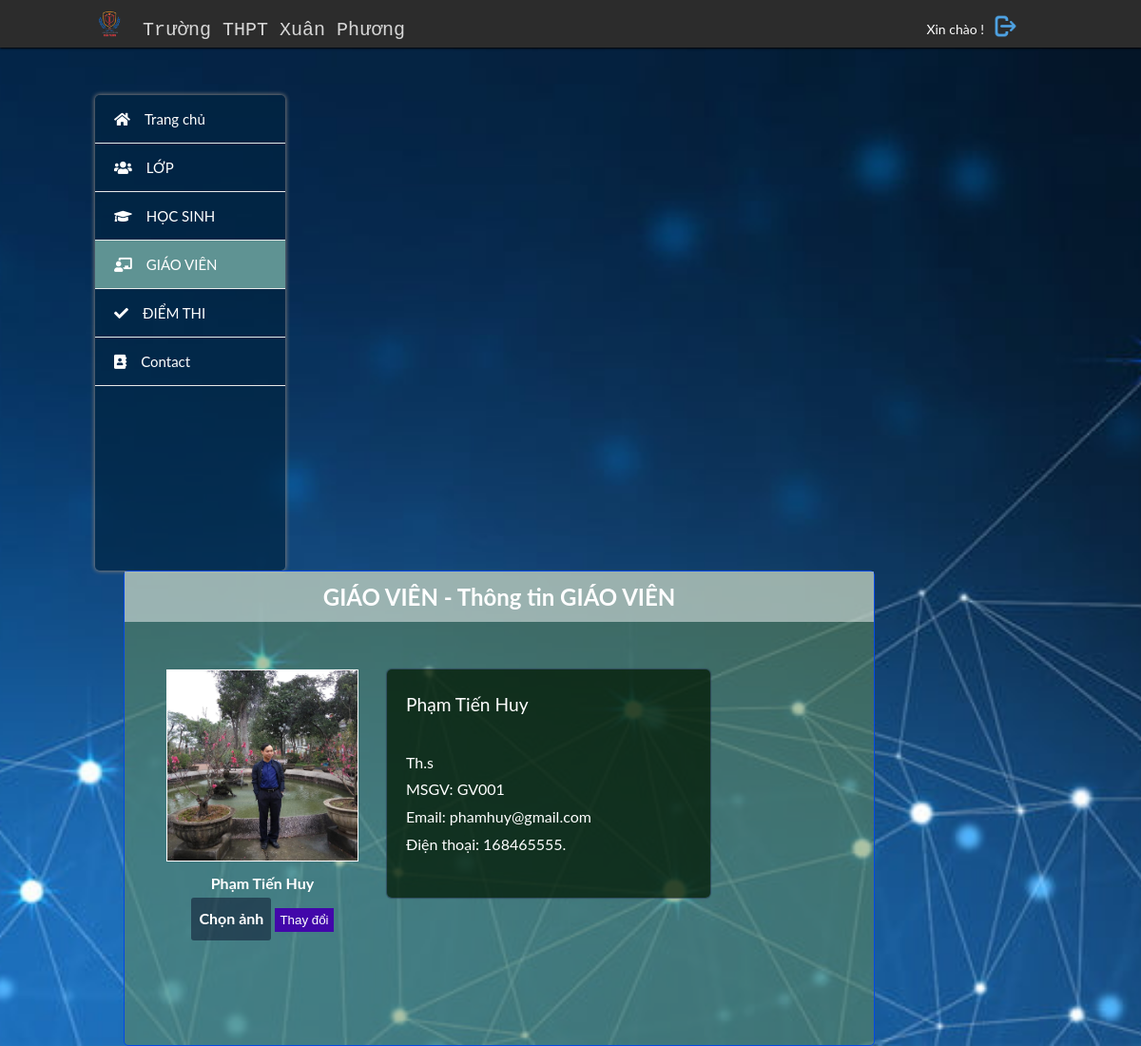
The page /thongtingiaovien.php?id=GV001 (signed in) on the database its author committed.
### tables this page shows
CREATE TABLE `giaovien` (
  `idGiaovien` int(11) NOT NULL,
  `masoGV` text NOT NULL,
  `hoten` text NOT NULL,
  `trinhdo` text NOT NULL,
  `chuyenmon` text NOT NULL,
  `email` text NOT NULL,
  `sdt` text NOT NULL,
  `link_avt_GV` text NOT NULL
);

### thongtingiaovien.php (the view, shortened to what this page needs)
<?php
	if (isset($_SESSION['username'])){
?>
<!DOCTYPE html>
<html>
    <head>
        <link rel="stylesheet" href="css/qlhs.css">
        <link rel="stylesheet" href="style/fontawesome/css/all.css">
    </head>
    <body>
        <header>
            <div class="container">
                 <div id="logo">
					  <div id="logoImg">
						   <img src="image/anh4.png " width="30px">
					  </div>
					<a href="index.php">Trường THPT Xuân Phương</a>
				 </div>
				 <div id="accountName">
					<p> Xin chào ! </p>
					<a href="dangxuat.php" alt="Đăng xuất"> <img src="image/logout.png" width="25px"> </a>
				 </div>
            </div>
        </header>
        <div class="body">
			<div class="container">
				<div id="menu">
                  <ul>
                       <li><a  href="index.php"><i class="fas fa-home"></i>Trang chủ</a></li>
                      <li><a href="lop.php"><i class="fas fa-users"></i>LỚP</a></li>
                      <li><a href="hocsinh.php" ><i class="fas fa-graduation-cap"></i>HỌC SINH</a></li>
                      <li><a id="current" href="giaovien.php"><i class="fas fa-chalkboard-teacher"></i>GIÁO VIÊN</a></li>
                      <li><a href="diemthi.php"><i class="fas fa-check"></i>ĐIỂM THI</a></li>
                      <li><a href="contact.php"><i class="fas fa-address-book"></i>Contact</a></li>
                  </ul>
              </div>
              <div id="main-contain">
			  <h2>GIÁO VIÊN - Thông tin GIÁO VIÊN </h2>
			  	<div id="thongtin">
			  			<div id="avtgiaovien">
			  				<?php
			  					$link = new mysqli('localhost','root','','hocsinh') or die('kết nối thất bại ');
								mysqli_query($link, 'SET NAMES UTF8');
								$query = 'SELECT * FROM giaovien WHERE masoGV = "'.$_GET['id'].'" ';
								$result = mysqli_query($link, $query);
								if( mysqli_num_rows($result) > 0 )
									{
										while($row= mysqli_fetch_assoc($result))
										{
											$maso = $row['masoGV'];
											$hotenGV = $row['hoten'];
											$trinhdoGV = $row['trinhdo'];
											$email = $row['email'];
											$sdt = $row['sdt'];
											$avt = $row['link_avt_GV'];
										}
									}
			  					if ($avt == '') {
												echo '<img src= "image/test.jpg" width="200px" height="200px">';
											}
			  					else echo '<img src= "upload/'.$avt.'" width="200px" height="200px">';
			  					echo " <br><b> ".$hotenGV."</b>";
			  				?>
			  				<form method="post" name="upload_avt" enctype="multipart/form-data">
			  					<label for ="file"> Chọn ảnh</label>
			  					<input type="submit" name = "upload" value= "Thay đổi">
			  				</form>
			  			</div>
			  			<div id="chi_tiet">
			  				 <?php
			  				  echo "<big>".$hotenGV. "</big><br><br>";
			  				  echo $trinhdoGV . "<br>";
			  				  echo "MSGV: " .$maso . "<br>";
			  				  echo "Email: " .$email . "<br>";
			  				  echo "Điện thoại: " .$sdt. ".";
			  				?>
			  			</div>
			  	</div>
              </div>
            </div>
        </div>
    </body>
</html>
<?php
	}
	else {
		header('location:login.php');
	}
?>

### css/qlhs.css (style rules this page uses)
* { margin: 0; padding: 0; }
body { font: 400 15px/1.8 Lato, sans-serif; color: #777; background: #98a7a7 url("../image/bomaybucroi.jpg") no-repeat fixed center; background-size: cover; }
input { outline: none; }
a { text-decoration: none; color: white; }
.container { margin: 0px 100px; }
header { position: fixed; top: 0px; left: 0px; height: 40px; background: rgb(44, 44, 44); color: #efd5d5; text-align: left; padding-top: 10px; width: 100%; box-shadow: 0px 1px 2px black; z-index: 1; }
#logo { float: left; width: 50%; font-size: 20px; }
#logo a { float: left; margin-top: 4px; color: #d7d7d7; font-family: monospace; transition: 0.2s linear; }
#logoImg { float: left; margin-right: 20px; }
#accountName { float: right; padding-top: 5px; margin-right: 30px; }
#accountName p { float: left; margin-right: 10px; margin-top: 5px; }
.body { margin: 100px 0px; height: 500px; }
#menu { float: left; color: black; background: #012440ab; width: 200px; height: 500px; border-radius: 5px; box-shadow: 0px 0px 4px 1px #787878; }
#menu ul { list-style-type: none; }
#menu ul li { height: 50px; line-height: 50px; border-bottom: 1px solid #e8e9e9; }
#menu ul li a { display: block; text-decoration: none; color: #ffffff; padding-left: 20px; transition: 0.2s ease-in; }
#menu ul li a:hover, #current { background: #5f9393; }
#menu i { margin-right: 15px; }
#main-contain { background: #648c5687; float: left; width: 79%; min-height: 500px; margin-left: 30px; border: 1px solid #0549e5; border-radius: 5px; box-sizing: border-box; }
#main-contain h2 { background: #ffffff7a; color: white; padding: 5px; text-align: center; }
#thongtin { width: 700px; min-height: 300px; margin: 0 auto; padding-top: 50px; }
#avtgiaovien { float: left; text-align: center; color: white; font-size: 16px; }
#avtgiaovien img { border: 1px solid white; }
#avtgiaovien input { border: none; background: #4207aa; color: white; padding: 5px; cursor: pointer; }
#chi_tiet { float: left; margin-left: 30px; box-shadow: 0px 0px 1px 1px #293b55b8; width: 300px; height: 200px; color: #ffffff; background: #001901bd; font-size: 16px; padding: 20px; border-radius: 5px; }
.input_file + label { font-size: 1em; padding: 0.5em; border-radius: 3px; font-weight: 700; color: white; background-color: #04011e73; display: inline-block; cursor: pointer; }
h2 { color: #f0f0f0; }
p { line-height: 1.6; color: #555; }
h2 { color: white; font-size: 24px; }
p { line-height: 1.6; color: white; font-size: 14px; }

### css/all.css (style rules this page uses)
.fa, .fas, .far, .fal, .fab { -moz-osx-font-smoothing: grayscale; -webkit-font-smoothing: antialiased; display: inline-block; font-style: normal; font-variant: normal; text-rendering: auto; line-height: 1; }
.fa-address-book:before { content: "\f2b9"; }
.fa-chalkboard-teacher:before { content: "\f51c"; }
.fa-check:before { content: "\f00c"; }
.fa-graduation-cap:before { content: "\f19d"; }
.fa-home:before { content: "\f015"; }
.fa-users:before { content: "\f0c0"; }
.fa, .fas { font-family: 'Font Awesome 5 Free'; font-weight: 900; }

### rows shown on the page
giaovien: link_avt_GV (picture), hoten "Phạm Tiến Huy", trinhdo "Th.s", masoGV "GV001", email "phamhuy@gmail.com", sdt "168465555"
